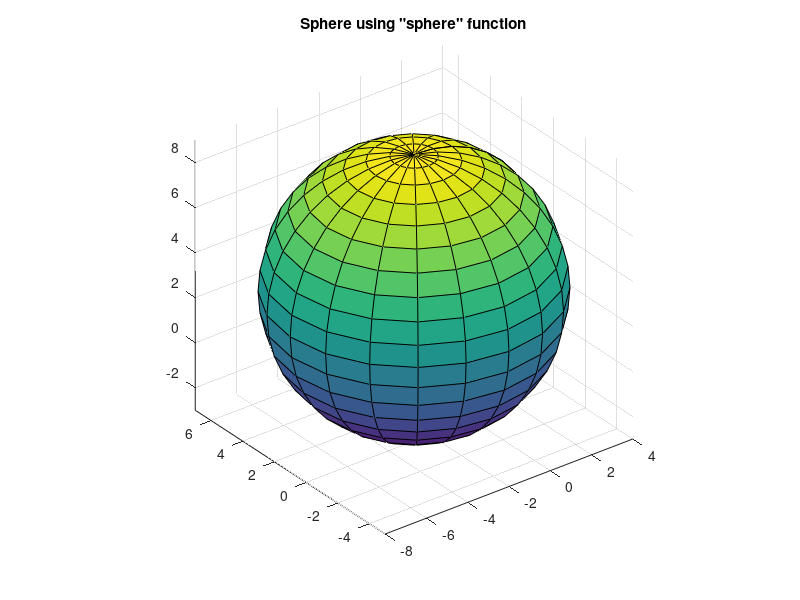
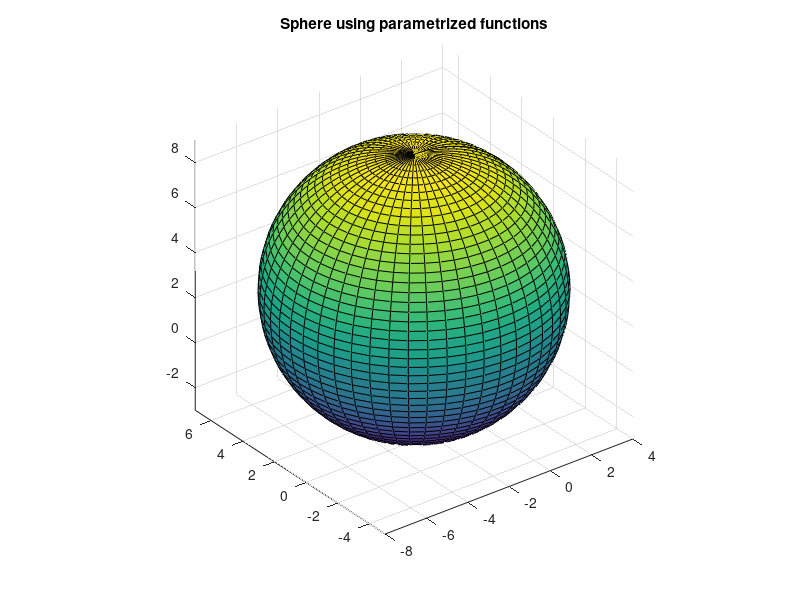

Write MATLAB code to recreate these figures, in order.
%% Task8

[x, y, z] = sphere;

r = 6;

X = x*r;
Y = y*r;
Z = z*r;

figure(1);

surf(X-2, Y+1, Z+3)
title('Sphere using "sphere" function')
axis equal

clear

rho = 6;

theta = 0:pi/25:2*pi;
phi = 0:pi/50:pi;

[theta, phi] = meshgrid(theta, phi);

x = rho*sin(phi).*cos(theta) - 2;
y = rho*sin(phi).*sin(theta) + 1;
z = rho*cos(phi) + 3;

figure(2);

surf(x, y, z)
title('Sphere using parametrized functions')
axis equal

clear
